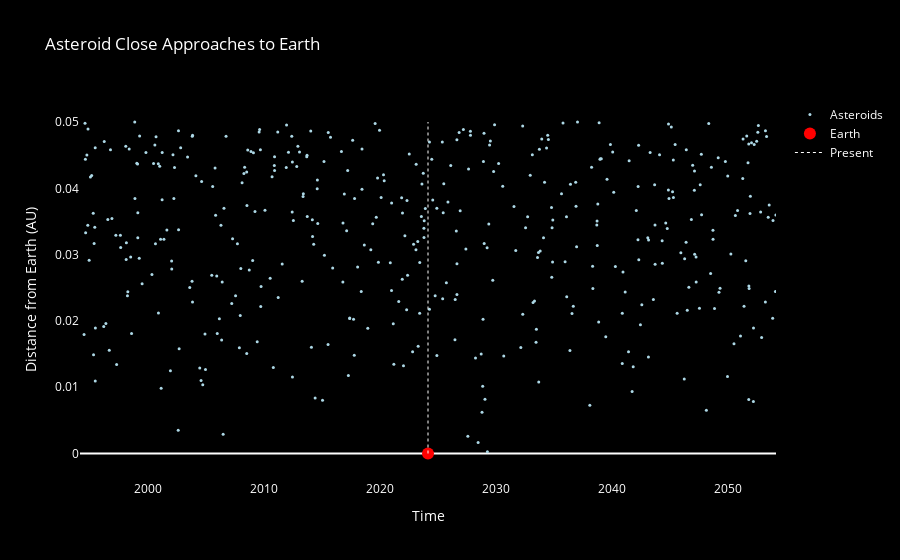

Notebook code for this chart:
### Code cell
import plotly.graph_objects as go
import datetime

# Sample data: asteroid positions and times
asteroid_distances = dist  # Sample distances (replace with actual data)
asteroid_times = time_cd

# Create the plot
fig = go.Figure()

# Plot asteroids
fig.add_trace(go.Scatter(x=asteroid_times, y=asteroid_distances, mode='markers',
                         marker=dict(color='lightblue', size=3), name='Asteroids'))

# Plot Earth
fig.add_trace(go.Scatter(x=[datetime.datetime.now()], y=[0], mode='markers',
                         marker=dict(color='red', size=12), name='Earth'))

# vertical line at present
fig.add_trace(go.Scatter(x=[datetime.datetime.now(), datetime.datetime.now()], y=[0, max(asteroid_distances)],
                         mode='lines', line=dict(color='white', width=1, dash='dot'), name='Present'))

# layout
fig.update_layout(
    title='Asteroid Close Approaches to Earth',
    xaxis=dict(title='Time', tickformat='%Y', range=[datetime.datetime.now() - datetime.timedelta(days=365.25*30)
                                                     , datetime.datetime.now()+ datetime.timedelta(days = 365.25*30)],
                                                          showgrid=False),
    yaxis=dict(title='Distance from Earth (AU)', showgrid=False),
    plot_bgcolor='black',
    paper_bgcolor='black',
    font = dict(color = 'white')
)

# Show the plot
fig.show()

### Figure 1 — Plotly figure (JSON) as saved in the notebook; plotly's stock layout.template omitted (floating-point values rounded to 4 significant figures; data arrays with more than 128 entries replaced by an {"elided": "..."} marker saying what was removed)
{"data": [{"marker": {"color": "lightblue", "size": 3}, "mode": "markers", "name": "Asteroids", "type": "scatter", "x": {"elided": "583 str values"}, "y": {"elided": "583 float values"}}, {"marker": {"color": "red", "size": 12}, "mode": "markers", "name": "Earth", "type": "scatter", "x": ["2024-02-29T16:06:21.567389"], "y": [0]}, {"line": {"color": "white", "dash": "dot", "width": 1}, "mode": "lines", "name": "Present", "type": "scatter", "x": ["2024-02-29T16:06:21.567591", "2024-02-29T16:06:21.567592"], "y": [0, 0.05]}], "layout": {"font": {"color": "white"}, "paper_bgcolor": "black", "plot_bgcolor": "black", "title": {"text": "Asteroid Close Approaches to Earth"}, "xaxis": {"range": ["1994-03-01T04:06:21.567831", "2054-03-01T04:06:21.567837"], "showgrid": false, "tickformat": "%Y", "title": {"text": "Time"}}, "yaxis": {"showgrid": false, "title": {"text": "Distance from Earth (AU)"}}}}
